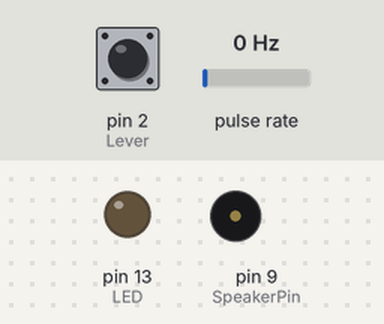
Bench run of a sketch on a simulated Arduino Uno, built with avr-gcc and run on an emulated ATmega328P. Parts: output pins drawn as LEDs (lit = HIGH), buzzer (waves = sounding). Wiring (inferred from the names in the program): pulse sensor: data pin 3. Dashed ring = blinking. Inputs (shaded band) come from the test bench; at power-on: pulse rate 0 Hz, pin 2 (Lever) HIGH.

Above: at 3.6 s.
3.7 s: pulse rate (sensor on pin 3) set to 100 Hz
At 4.85 s:
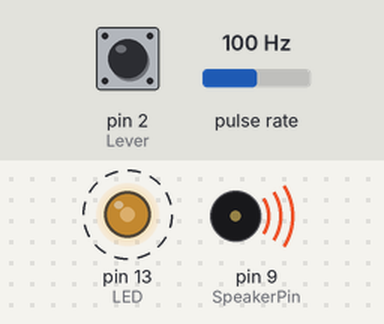
6.7 s: pulse rate (sensor on pin 3) set to 107 Hz
At 8.9 s:
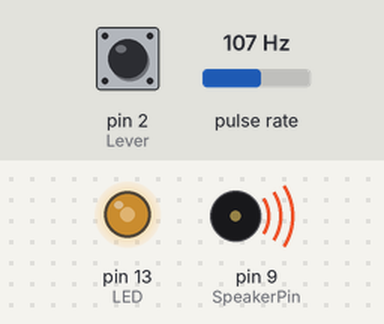
9.7 s: pulse rate (sensor on pin 3) set to 112 Hz
12.7 s: pulse rate (sensor on pin 3) set to 50 Hz
14.2 s: pin 2 (Lever) pulled LOW for 1 s
At 15.9 s:
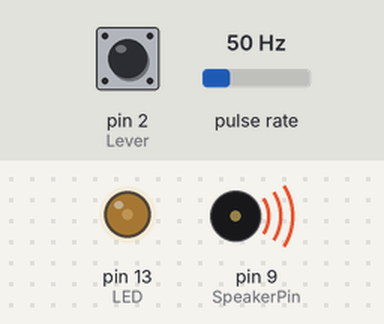
17.2 s: pulse rate (sensor on pin 3) set to 150 Hz
Timing chart, 0 to 21.2 s (numbered marks = the images above; inputs shaded):
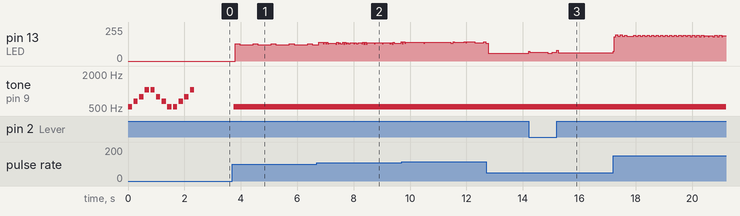

The sketch:

Lever_Encoder_Speaker.ino
```cpp
#define encoderPin 3

#define Lever 2

#define LED 13

#define SpeakerPin 9

#define C5 523
#define E5 659
#define G5 784
#define C6 1047

int speakerArray[] = {
    C5,
    E5,
    G5,
    C6
  };

void setup() {
  /*** Encoder Setup ***/
  pinMode(encoderPin, INPUT);
  digitalWrite(encoderPin, HIGH); //turn pullup resistor on

  //call updateEncoder() when any high/low changed seen
  //on interrupt 0 (pin 2), or interrupt 1 (pin 3)
  attachInterrupt(digitalPinToInterrupt(encoderPin),
                  updateEncoder,
                  CHANGE);

  /*** Lever Setup ***/
  pinMode(Lever, INPUT);
  digitalWrite(Lever, HIGH); //turn pullup resistor on

  attachInterrupt(digitalPinToInterrupt(Lever),
                  updateLever,
                  CHANGE);

  // LED setup
  pinMode(LED, OUTPUT);

  // Speaker setup
  pinMode(SpeakerPin, OUTPUT);

  playSong();

}

void loop() {
  // put your main code here, to run repeatedly:
  delay(100);
}

void playSong() {
  int i;
  for( i = 0; i < 4; i++ ) {
    tone(SpeakerPin, speakerArray[i], 150);
    delay(200);
  }
  for( i = 3; i >=0; i-- ) {
    tone(SpeakerPin, speakerArray[i], 150);
    delay(200);
  }
  for( i = 0; i < 4; i++ ) {
    tone(SpeakerPin, speakerArray[i], 150);
    delay(200);
  }
}

void updateEncoder(){
    tone(SpeakerPin, C5, 150);
    digitalWrite(LED, HIGH);
    delay(200);
    digitalWrite(LED, LOW);
}

void updateLever() {
    tone(SpeakerPin, C6, 150);
    digitalWrite(LED, HIGH);
    delay(200);
    digitalWrite(LED, LOW);
}
```

Measured:
- after the input at 3.7 s, pin 13 (LED): alternates 129/255 for 0.16 s and 123/255 for 0.48 s, starting after 0.11 s; tone on pin 9 (SpeakerPin): silent → 523 Hz after 0.06 s
- after the input at 14.2 s, pin 13 (LED): 60/255 → 65/255 at once, → 59/255 0.68 s later, → 65/255 0.16 s later, → 63/255 0.16 s later
